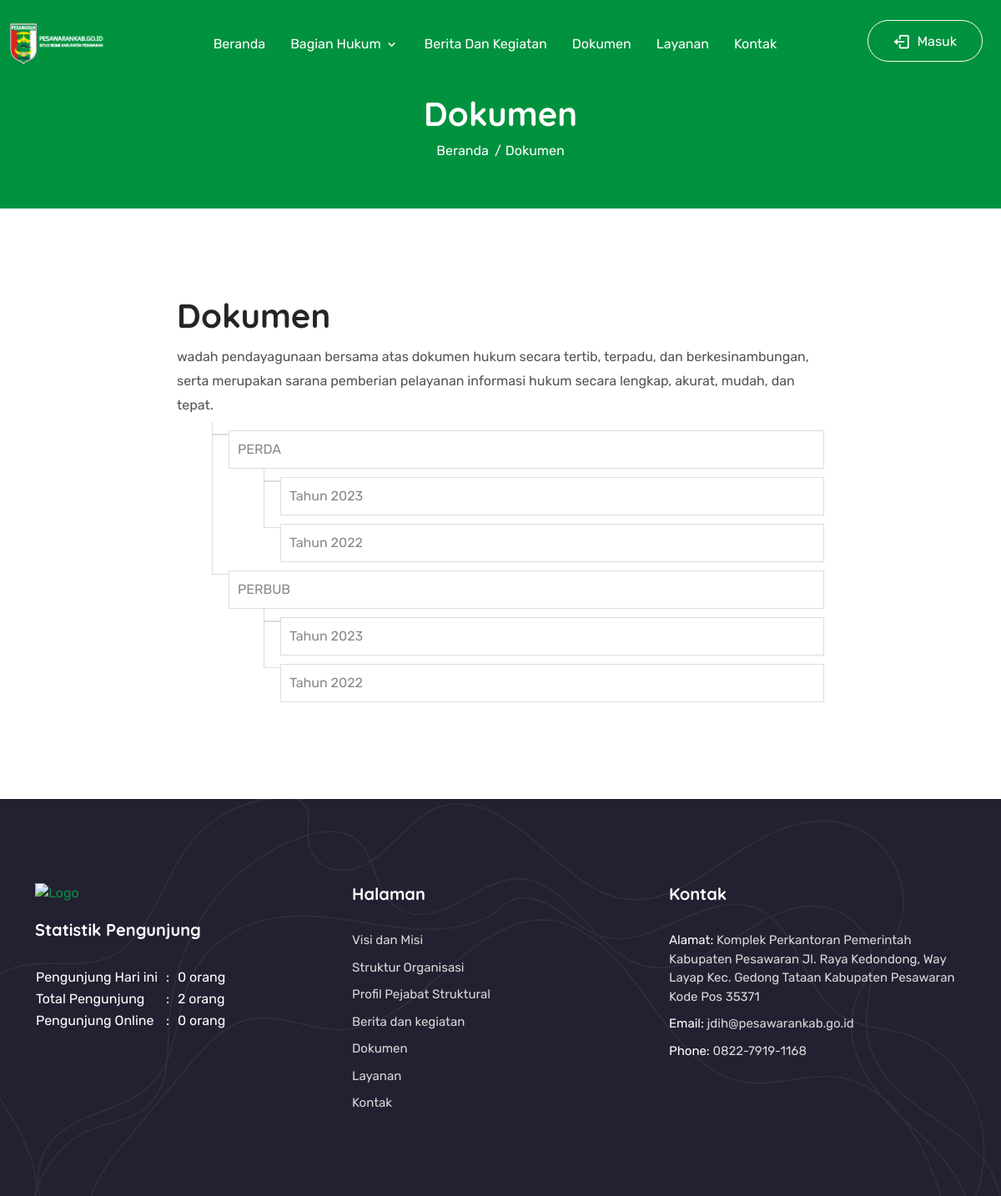
The app's page /index.php/dokumen with its own data.
### tables this page shows
CREATE TABLE IF NOT EXISTS `document` (
  `documentCode` int(11) NOT NULL AUTO_INCREMENT,
  `name` varchar(255) NOT NULL,
  `file` varchar(255) NOT NULL,
  `slug` longtext NOT NULL,
  `documentParent` int(11) NOT NULL,
  `createAt` datetime NOT NULL DEFAULT CURRENT_TIMESTAMP,
  `updateAt` datetime DEFAULT NULL,
  `deleteAt` datetime DEFAULT NULL,
  PRIMARY KEY (`documentCode`)
);

### index.php (called while the page is built, shortened)
<?php
require_once BASEPATH . 'core/CodeIgniter.php';

### application/modules/document/models/Document_model.php (called while the page is built, shortened)
<?php
class Document_model extends CI_Model
{
	var $table = 'document';
	public function get_all()
	{
		$this->db->from($this->table);
		$this->db->where('deleteAt', NULL);
		$query = $this->db->get();
		return $query->result_array();
	}
}

### application/controllers/Dokumen.php (the view, shortened to what this page needs)
<?php
class Dokumen extends CI_Controller
{
    public function index()
    {
        $rr = $this->document->get_all();
        $document = build($rr, 0, 'documentCode', 'documentParent');
        $this->viewTree($document);
    }
    public $html = '';
    public function viewTree($arr)
    {
        foreach ($arr as $k => $v) {
            if (isset($v['children'])) {
                $this->html .= '<li>
                            <a href="#">' . $v['name'] . '</a>
                            <ul>';
                $this->viewTree($v['children']);
                $this->html .= '
                            </ul>
                        </li>';
            } else {
                $this->html .= '<li>
                            <a href="' . base_url('dokumen/' . $v['slug']) . '">' . $v['name'] . '</a>
                        </li>';
            }
        }
    }
}

### assets/front/css/meanmenu.css (style rules this page uses)
body { font-family: "Oswald", sans-serif; padding: 0; margin: 0; font-size: 15px; background-color: #f1f1f1; }

### application/views/dokumen.php (style rules this page uses)
ul { margin-left: 20px; }
.wtree li { list-style-type: none; margin: 10px 0 10px 10px; position: relative; }
.wtree li:before { content: ""; position: absolute; top: -10px; left: -20px; border-left: 1px solid #ddd; border-bottom: 1px solid #ddd; width: 20px; height: 15px; }
.wtree li:after { position: absolute; content: ""; top: 5px; left: -20px; border-left: 1px solid #ddd; border-top: 1px solid #ddd; width: 20px; height: 100%; }
.wtree li:last-child:after { display: none; }
.wtree li a { display: block; border: 1px solid #ddd; padding: 10px; color: #888; text-decoration: none; }

### records on screen
document: name "PERDA"
document: name "Tahun 2023"
document: name "Tahun 2022"
document: name "PERBUB"
document: name "Tahun 2023"
document: name "Tahun 2022"

### other values on screen
$profile['document'] "wadah pendayagunaan bersama atas dokumen hukum secara tertib, terpadu, dan berkesinambungan, serta merupakan sarana pemberian pelayanan informasi hukum secara lengkap, akurat, mudah, dan tepat."
$visitor['pengunjunghariini'] "0"
$visitor['totalpengunjung'] "2"
$visitor['pengunjungonline'] "0"
$profile['contact']['alamat'] "Komplek Perkantoran Pemerintah Kabupaten Pesawaran Jl. Raya Kedondong, Way Layap Kec. Gedong Tataan Kabupaten Pesawaran Kode Pos 35371"
$profile['contact']['email'] "jdih@pesawarankab.go.id"
$profile['contact']['noHp'] "0822-7919-1168"
